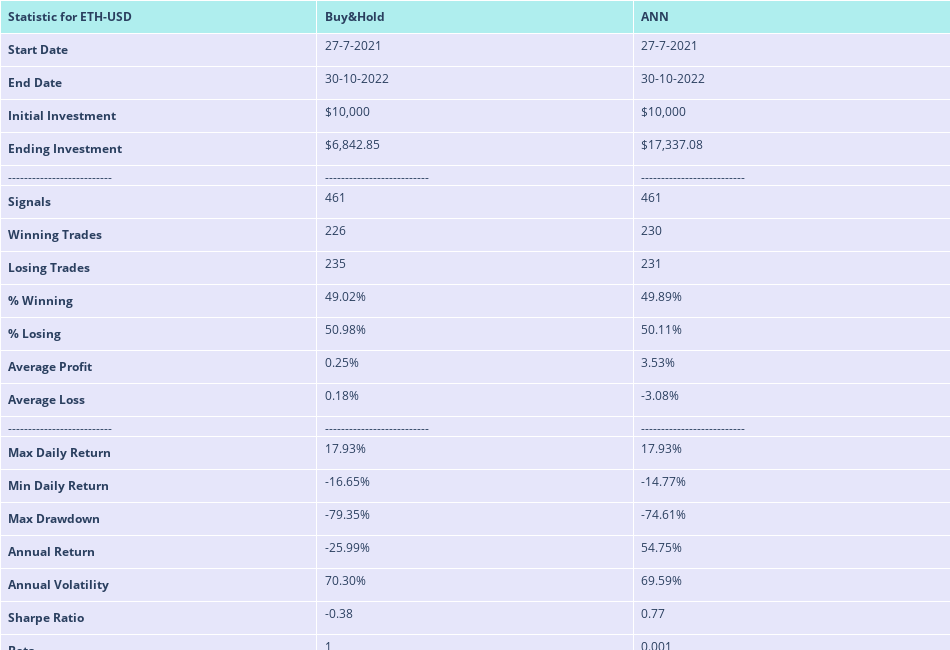
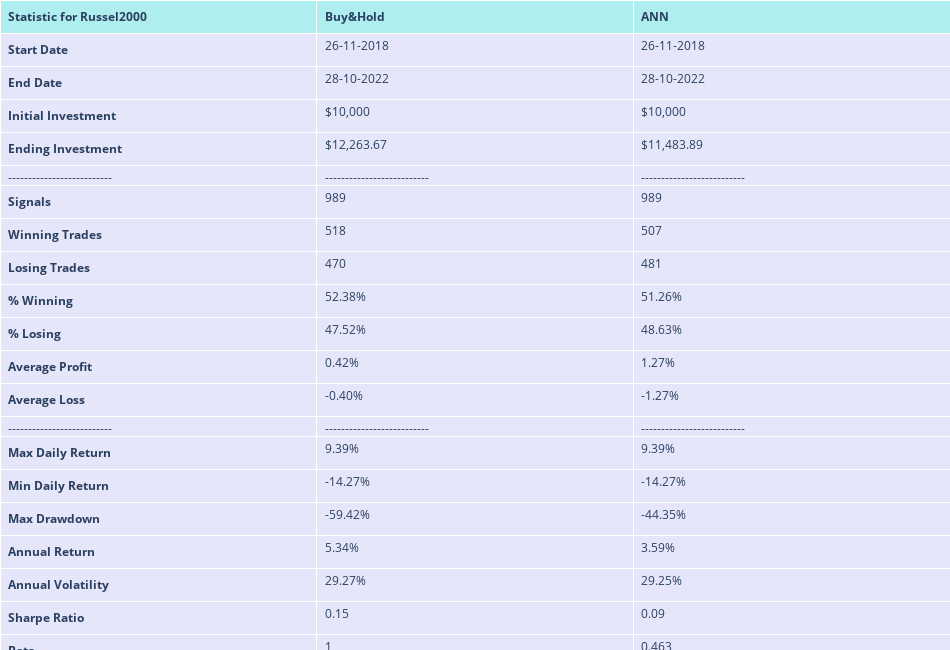
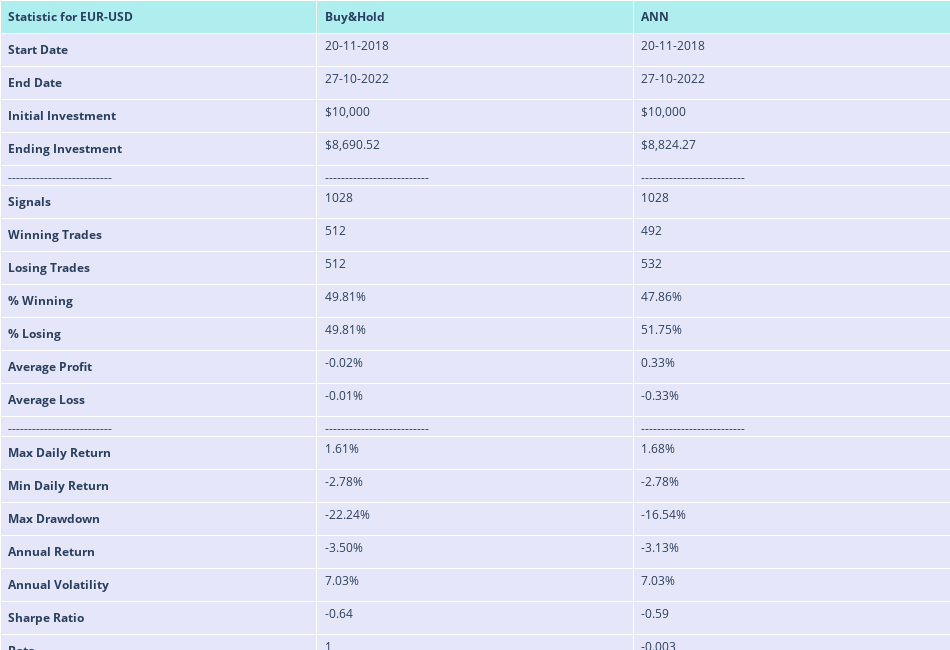
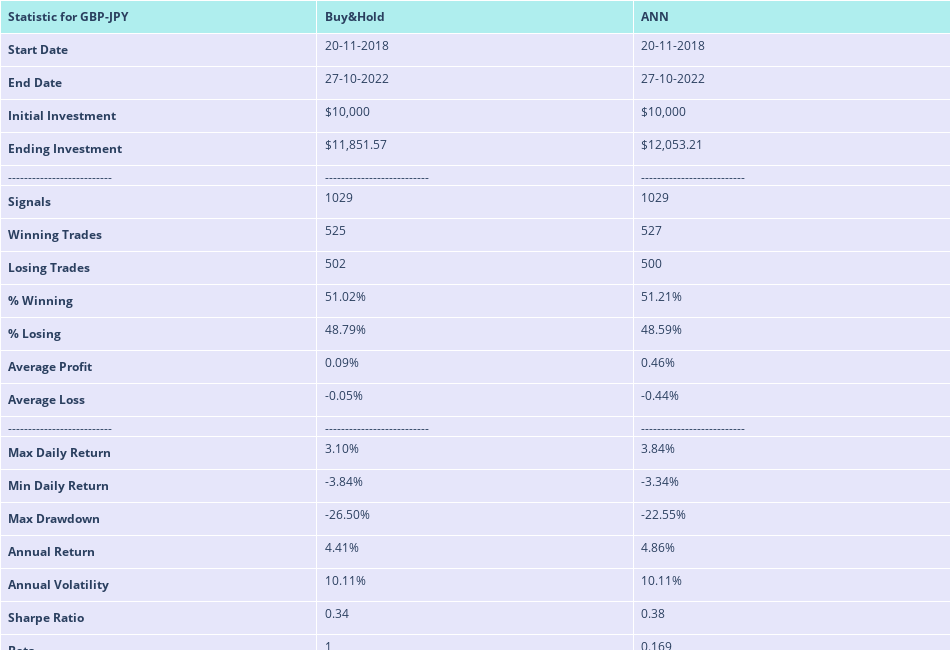

Notebook code for these charts, in order:
### Code cell
# Create statistics table processing for-loop

initial = 10000
rf = 0.01
j = 0

for i in a.keys():
    df = a[i]
    #format: descriptiveStats(df, initial, riskFree, assetName, period):
    descriptiveStats(df, initial, rf, assetNames[j], 'test period')
    j = j + 1

### Figure 1 — Plotly figure (JSON) as saved in the notebook; plotly's stock layout.template omitted (floating-point values rounded to 4 significant figures)
{"data": [{"cells": {"align": "left", "fill": {"color": "lavender"}, "values": [["<b>Start Date<b>", "<b>End Date<b>", "<b>Initial Investment<b>", "<b>Ending Investment<b>", "--------------------------", "<b>Signals<b>", "<b>Winning Trades<b>", "<b>Losing Trades<b>", "<b>% Winning<b>", "<b>% Losing<b>", "<b>Average Profit<b>", "<b>Average Loss<b>", "--------------------------", "<b>Max Daily Return<b>", "<b>Min Daily Return<b>", "<b>Max Drawdown<b>", "<b>Annual Return<b>", "<b>Annual Volatility<b>", "<b>Sharpe Ratio<b>", "<b>Beta<b>"], ["27-7-2021", "30-10-2022", "$10,000", "$6,842.85", "--------------------------", 461, 226, 235, "49.02%", "50.98%", "0.25%", "0.18%", "--------------------------", "17.93%", "-16.65%", "-79.35%", "-25.99%", "70.30%", -0.38, 1], ["27-7-2021", "30-10-2022", "$10,000", "$17,337.08", "--------------------------", 461, 230, 231, "49.89%", "50.11%", "3.53%", "-3.08%", "--------------------------", "17.93%", "-14.77%", "-74.61%", "54.75%", "69.59%", 0.77, 0.001]]}, "header": {"align": "left", "fill": {"color": "paleturquoise"}, "values": ["<b>Statistic for ETH-USD <b>", "<b>Buy&Hold<b>", "<b>ANN<b>"]}, "type": "table"}], "layout": {"height": 650, "margin": {"b": 0, "l": 0, "r": 0, "t": 0}, "width": 950}}

### Figure 2 — Plotly figure (JSON) as saved in the notebook; plotly's stock layout.template omitted (floating-point values rounded to 4 significant figures)
{"data": [{"cells": {"align": "left", "fill": {"color": "lavender"}, "values": [["<b>Start Date<b>", "<b>End Date<b>", "<b>Initial Investment<b>", "<b>Ending Investment<b>", "--------------------------", "<b>Signals<b>", "<b>Winning Trades<b>", "<b>Losing Trades<b>", "<b>% Winning<b>", "<b>% Losing<b>", "<b>Average Profit<b>", "<b>Average Loss<b>", "--------------------------", "<b>Max Daily Return<b>", "<b>Min Daily Return<b>", "<b>Max Drawdown<b>", "<b>Annual Return<b>", "<b>Annual Volatility<b>", "<b>Sharpe Ratio<b>", "<b>Beta<b>"], ["26-11-2018", "28-10-2022", "$10,000", "$12,263.67", "--------------------------", 989, 518, 470, "52.38%", "47.52%", "0.42%", "-0.40%", "--------------------------", "9.39%", "-14.27%", "-59.42%", "5.34%", "29.27%", 0.15, 1], ["26-11-2018", "28-10-2022", "$10,000", "$11,483.89", "--------------------------", 989, 507, 481, "51.26%", "48.63%", "1.27%", "-1.27%", "--------------------------", "9.39%", "-14.27%", "-44.35%", "3.59%", "29.25%", 0.09, 0.463]]}, "header": {"align": "left", "fill": {"color": "paleturquoise"}, "values": ["<b>Statistic for Russel2000 <b>", "<b>Buy&Hold<b>", "<b>ANN<b>"]}, "type": "table"}], "layout": {"height": 650, "margin": {"b": 0, "l": 0, "r": 0, "t": 0}, "width": 950}}

### Figure 3 — Plotly figure (JSON) as saved in the notebook; plotly's stock layout.template omitted (floating-point values rounded to 4 significant figures)
{"data": [{"cells": {"align": "left", "fill": {"color": "lavender"}, "values": [["<b>Start Date<b>", "<b>End Date<b>", "<b>Initial Investment<b>", "<b>Ending Investment<b>", "--------------------------", "<b>Signals<b>", "<b>Winning Trades<b>", "<b>Losing Trades<b>", "<b>% Winning<b>", "<b>% Losing<b>", "<b>Average Profit<b>", "<b>Average Loss<b>", "--------------------------", "<b>Max Daily Return<b>", "<b>Min Daily Return<b>", "<b>Max Drawdown<b>", "<b>Annual Return<b>", "<b>Annual Volatility<b>", "<b>Sharpe Ratio<b>", "<b>Beta<b>"], ["20-11-2018", "27-10-2022", "$10,000", "$8,690.52", "--------------------------", 1028, 512, 512, "49.81%", "49.81%", "-0.02%", "-0.01%", "--------------------------", "1.61%", "-2.78%", "-22.24%", "-3.50%", "7.03%", -0.64, 1], ["20-11-2018", "27-10-2022", "$10,000", "$8,824.27", "--------------------------", 1028, 492, 532, "47.86%", "51.75%", "0.33%", "-0.33%", "--------------------------", "1.68%", "-2.78%", "-16.54%", "-3.13%", "7.03%", -0.59, -0.003]]}, "header": {"align": "left", "fill": {"color": "paleturquoise"}, "values": ["<b>Statistic for EUR-USD <b>", "<b>Buy&Hold<b>", "<b>ANN<b>"]}, "type": "table"}], "layout": {"height": 650, "margin": {"b": 0, "l": 0, "r": 0, "t": 0}, "width": 950}}

### Figure 4 — Plotly figure (JSON) as saved in the notebook; plotly's stock layout.template omitted (floating-point values rounded to 4 significant figures)
{"data": [{"cells": {"align": "left", "fill": {"color": "lavender"}, "values": [["<b>Start Date<b>", "<b>End Date<b>", "<b>Initial Investment<b>", "<b>Ending Investment<b>", "--------------------------", "<b>Signals<b>", "<b>Winning Trades<b>", "<b>Losing Trades<b>", "<b>% Winning<b>", "<b>% Losing<b>", "<b>Average Profit<b>", "<b>Average Loss<b>", "--------------------------", "<b>Max Daily Return<b>", "<b>Min Daily Return<b>", "<b>Max Drawdown<b>", "<b>Annual Return<b>", "<b>Annual Volatility<b>", "<b>Sharpe Ratio<b>", "<b>Beta<b>"], ["20-11-2018", "27-10-2022", "$10,000", "$11,851.57", "--------------------------", 1029, 525, 502, "51.02%", "48.79%", "0.09%", "-0.05%", "--------------------------", "3.10%", "-3.84%", "-26.50%", "4.41%", "10.11%", 0.34, 1], ["20-11-2018", "27-10-2022", "$10,000", "$12,053.21", "--------------------------", 1029, 527, 500, "51.21%", "48.59%", "0.46%", "-0.44%", "--------------------------", "3.84%", "-3.34%", "-22.55%", "4.86%", "10.11%", 0.38, 0.169]]}, "header": {"align": "left", "fill": {"color": "paleturquoise"}, "values": ["<b>Statistic for GBP-JPY <b>", "<b>Buy&Hold<b>", "<b>ANN<b>"]}, "type": "table"}], "layout": {"height": 650, "margin": {"b": 0, "l": 0, "r": 0, "t": 0}, "width": 950}}
